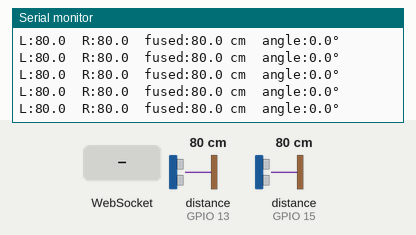
A sketch run on a simulated ESP32. On the bench: the last lines printed to the serial monitor. Wiring (inferred from the names in the program): 2 × ultrasonic range finder: trigger GPIO 12, echo GPIO 13 / trigger GPIO 14, echo GPIO 15. The inputs (shaded band) are chosen by the test bench; at power-on: distance to the obstacle (sensors on GPIO 13, GPIO 15) 80 cm. The echo pulse lasts 58.3 µs per cm.

Above: at 1.5 s.
1.6 s: WebSocket text "1" received
At 1.68 s:
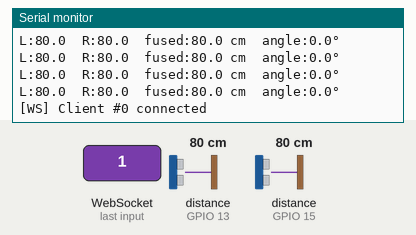
3.1 s: distance to the obstacle (sensor on GPIO 13) set to 2 cm
At 3.2 s:
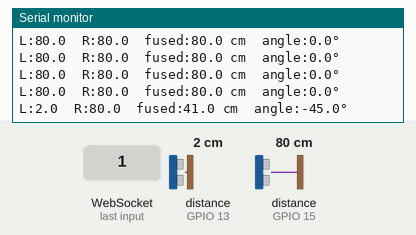
6.1 s: distance to the obstacle (sensor on GPIO 15) set to 2 cm
At 6.24 s:
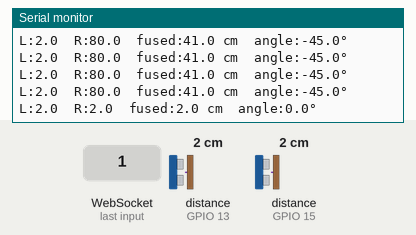
7.6 s: distance to the obstacle (sensor on GPIO 13) set to 63 cm
At 7.61 s:
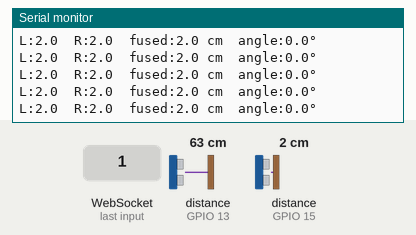
10.6 s: distance to the obstacle (sensor on GPIO 15) set to 4 cm
At 10.66 s:
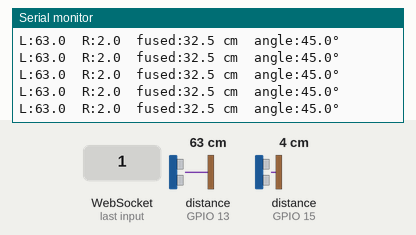
Timing chart, 0 to 13.1 s (numbered marks = the images above; inputs shaded):
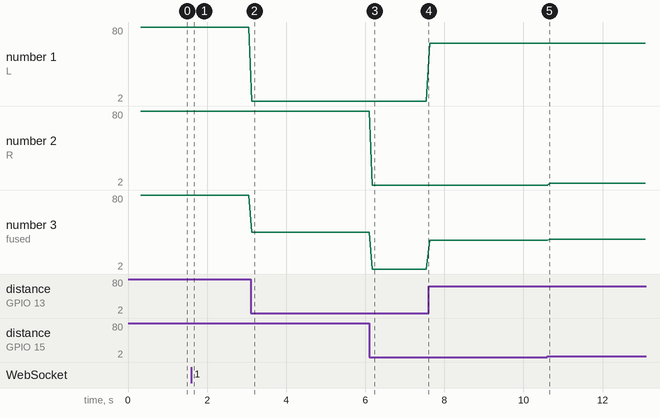

The sketch:

split_ultrasonic_test.ino
```cpp
/*
 * ParkAssist — Split Ultrasonic Test  (Sensor ESP32)
 * -----------------------------------------------------
 * Flash this to the PLAIN ESP32 (38-pin, NOT the ESP32-CAM).
 *
 * HOW TO USE:
 *   1. Power on this ESP32 first  (creates the "ParkAssist" WiFi AP)
 *   2. Power on ESP32-CAM         (joins "ParkAssist", gets 192.168.4.2)
 *   3. Phone WiFi  →  "ParkAssist"   (password: parkassist)
 *   4. Browser     →  http://192.168.4.1
 *   Done — both sensors + camera appear automatically.
 *
 * Sensor wiring (safe pins — no conflict with ESP32-CAM):
 *   HC-SR04 LEFT   TRIG → GPIO 12  |  ECHO → GPIO 13 *
 *   HC-SR04 RIGHT  TRIG → GPIO 14  |  ECHO → GPIO 15 *
 *   Both sensors   VCC  → 5V (or VIN)  |  GND → GND
 *
 *   * ECHO is 5V output from HC-SR04 but ESP32 GPIO is 3.3V.
 *     Use a voltage divider on each ECHO line:
 *     ECHO pin → [1kΩ] → GPIO → [2kΩ] → GND
 *
 * Libraries (Arduino Library Manager):
 *   - WebSockets  by Markus Sattler
 *   - ArduinoJson by Benoit Blanchon
 */

#include <WiFi.h>
#include <WebServer.h>
#include <WebSocketsServer.h>
#include <ArduinoJson.h>
#include "index_html.h"

// ─── AP — phone connects here ─────────────────────────────────────────────────
#define AP_SSID  "ParkAssist"
#define AP_PASS  "parkassist"
// ESP32 softAP is always 192.168.4.1 — no config needed.

// ─── Sensor pins ──────────────────────────────────────────────────────────────
#define SENSOR_L_TRIG   12
#define SENSOR_L_ECHO   13
#define SENSOR_R_TRIG   14
#define SENSOR_R_ECHO   15

// ─── Config ───────────────────────────────────────────────────────────────────
#define MAX_CM              250
#define SENSOR_SPACING_CM   8.0f   // physical gap between sensors (cm)
#define WS_INTERVAL_MS      80     // push interval — ~12 Hz

WebServer        httpServer(80);
WebSocketsServer wsServer(81);

// ─── Ultrasonic read ──────────────────────────────────────────────────────────
float readHCSR04(int trig, int echo) {
  digitalWrite(trig, LOW);  delayMicroseconds(2);
  digitalWrite(trig, HIGH); delayMicroseconds(10);
  digitalWrite(trig, LOW);
  long t = pulseIn(echo, HIGH, 30000);  // 30 ms timeout
  if (t <= 0) return -1.0f;
  return t * 0.0343f / 2.0f;
}

// ─── Fuse L + R readings → distance + angle ───────────────────────────────────
void fuseSensors(float dL, float dR,
                 float &dist, float &angle, bool &valid) {
  bool okL = (dL >= 2.0f && dL <= MAX_CM);
  bool okR = (dR >= 2.0f && dR <= MAX_CM);

  if (!okL && !okR) { dist = -1; angle = 0;     valid = false; return; }
  if (!okL)         { dist = dR; angle =  25.0f; valid = true;  return; }
  if (!okR)         { dist = dL; angle = -25.0f; valid = true;  return; }

  dist  = (dL + dR) / 2.0f;
  angle = ((dL - dR) / SENSOR_SPACING_CM) * 15.0f;
  angle = constrain(angle, -45.0f, 45.0f);
  valid = true;
}

// ─── WebSocket events ─────────────────────────────────────────────────────────
void onWsEvent(uint8_t num, WStype_t type, uint8_t *payload, size_t len) {
  if (type == WStype_CONNECTED)
    Serial.printf("[WS] Client #%u connected\n", num);
  else if (type == WStype_DISCONNECTED)
    Serial.printf("[WS] Client #%u disconnected\n", num);
}

// ─── Broadcast sensor JSON ────────────────────────────────────────────────────
void broadcastSensors() {
  float dL = readHCSR04(SENSOR_L_TRIG, SENSOR_L_ECHO);
  delay(10);  // brief gap to prevent echo cross-talk between sensors
  float dR = readHCSR04(SENSOR_R_TRIG, SENSOR_R_ECHO);

  float dist, angle;
  bool  valid;
  fuseSensors(dL, dR, dist, angle, valid);

  StaticJsonDocument<128> doc;
  doc["dL"]    = (dL < 2 || dL > MAX_CM) ? 0.0f : dL;
  doc["dR"]    = (dR < 2 || dR > MAX_CM) ? 0.0f : dR;
  doc["dist"]  = dist < 0 ? 0.0f : dist;
  doc["angle"] = angle;
  doc["valid"] = valid;

  String json;
  serializeJson(doc, json);
  wsServer.broadcastTXT(json);

  if (valid)
    Serial.printf("L:%.1f  R:%.1f  fused:%.1f cm  angle:%.1f°\n",
                  dL, dR, dist, angle);
}

// ─── Setup ────────────────────────────────────────────────────────────────────
void setup() {
  Serial.begin(115200);
  delay(300);
  Serial.println("\n=== ParkAssist Ultrasonic Sensor ESP32 ===");

  pinMode(SENSOR_L_TRIG, OUTPUT); pinMode(SENSOR_L_ECHO, INPUT);
  pinMode(SENSOR_R_TRIG, OUTPUT); pinMode(SENSOR_R_ECHO, INPUT);

  // Create WiFi AP — always 192.168.4.1
  WiFi.mode(WIFI_AP);
  WiFi.softAP(AP_SSID, AP_PASS);
  Serial.printf("AP → SSID: %s  |  IP: %s\n",
                AP_SSID, WiFi.softAPIP().toString().c_str());

  // HTTP — serve dashboard
  httpServer.on("/", HTTP_GET, []() {
    httpServer.send_P(200, "text/html", index_html);
  });
  httpServer.begin();

  // WebSocket — stream sensor data
  wsServer.begin();
  wsServer.onEvent(onWsEvent);
  Serial.println("Ready  —  http://192.168.4.1");
}

// ─── Loop ─────────────────────────────────────────────────────────────────────
static unsigned long lastBroadcast = 0;

void loop() {
  httpServer.handleClient();
  wsServer.loop();

  if (millis() - lastBroadcast >= WS_INTERVAL_MS) {
    lastBroadcast = millis();
    broadcastSensors();
  }
}
```

Source omitted: index_html.h (20161 bytes)

Measured:
- after the input at 1.6 s, the serial monitor: prints a new line at once (image 1)
- after the input at 3.1 s, the serial monitor: prints a new line at once (image 2)
- after the input at 6.1 s, the serial monitor: prints a new line after 0.08 s (image 3)
- plotted number 1: 80 → 2 after the input at 3.1 s, 2 → 63 after the input at 7.6 s
- plotted number 2: 2 → 4 after the input at 10.6 s
- plotted number 3: 80 → 41 after the input at 3.1 s, 2 → 32.5 after the input at 7.6 s, 32.5 → 33.5 after the input at 10.6 s
